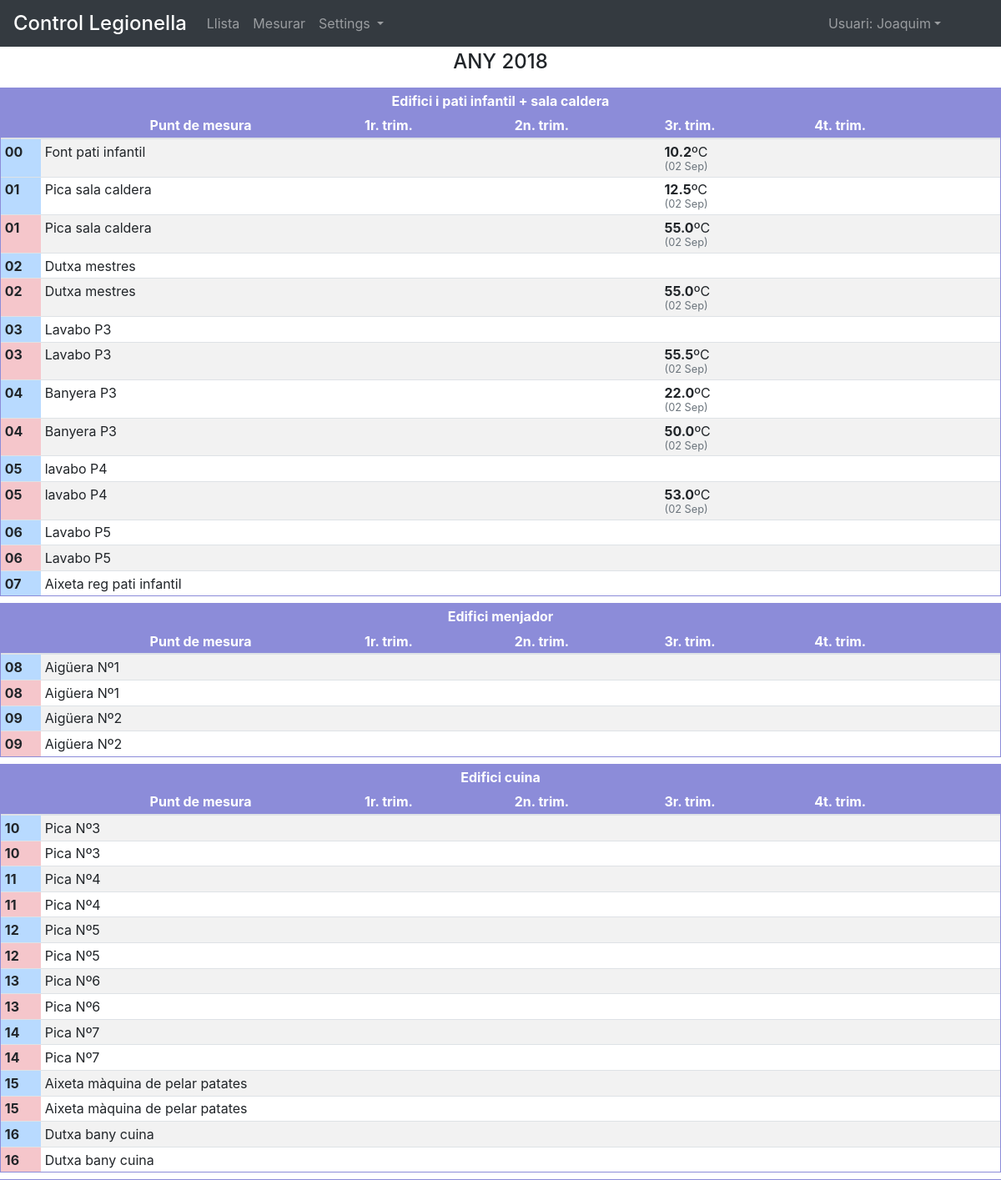
The app's page / (signed in, upper part) with its own data.
### control/models.py (models this page shows, shortened)
class Area(models.Model):
	area				= models.CharField(max_length=50, null=False, unique=True, error_messages={'unique':"Ja existeix!"})
	weight 				= models.IntegerField(null=True, unique=False)
	class Meta:
		verbose_name 		= 'Area'
		verbose_name_plural = 'Areas'
		ordering 			= ['weight','id']
	def __str__(self): return str(self.area)

class Measure_point(models.Model):
	area				= models.ForeignKey(Area, null=True,on_delete=models.SET_NULL)
	type_measure 		= models.ManyToManyField(Type_measure, blank=True)
	name 				= models.CharField(max_length=50, null=False, unique=False)
	number 				= models.IntegerField(null=False, unique=True)
	weight 				= models.IntegerField(null=True, unique=False)
	class Meta:
		ordering 			= ['weight']
		verbose_name 		= 'Punt de mesura'
		verbose_name_plural = 'Punts de mesura'

class Type_measure(models.Model):
	type_measure		= models.CharField(max_length=50, null=True, unique=False)
	class Meta:
		verbose_name 		= 'Tipus de mesura'
		verbose_name_plural = 'Tipus de mesures'

class Measure(models.Model):
	temperature			= models.DecimalField(max_digits=4, decimal_places=2)
	measure_point		= models.ForeignKey(Measure_point, blank=False, null=False,on_delete=models.CASCADE)
	type_measure 		= models.ForeignKey(Type_measure, blank=False, null=False,on_delete=models.PROTECT)
	date_created		= models.DateTimeField(auto_now=False, auto_now_add=True, null=True)
	date_modified		= models.DateTimeField(auto_now=True, auto_now_add=False, null=True)
	user_created		= models.ForeignKey(User, blank=True, null=True, on_delete=models.SET_NULL)
	status_OK 			= models.BooleanField()
	quarter 			= models.IntegerField(null=False, unique=False)
	class Meta:
		verbose_name		 	= 'Mesure'
		verbose_name_plural 	= 'Mesures'

### control/views.py (the view)
# urls.py: url(r'^$', home_view, name='home')
@login_required()
def home_view(request):
	year 					= datetime.now().year
	measure_query 			= Measure.objects.filter(date_created__year=year)
	measure_point_query 	= Measure_point.objects.all()
	area_all 				= measure_query.values_list('measure_point__area', flat=True).distinct()
	area_all 				= Area.objects.filter(id__in=area_all)
	context 				= {	'measure_query':measure_query,
								'measure_point_query':measure_point_query,
								'range': range(1,5),
								'year':year,
								'area_all':Area.objects.all()
							}
	return render(request, 'control/list.html', context)

### control/templatetags/measures_in_point.py (called while the page is built)
@register.simple_tag
def measures_in_point(measures_qs, measure_point, type_measure, quarter):
    return measures_qs.filter(measure_point=measure_point, type_measure=type_measure, quarter=quarter)

### templates/control/list.html (shortened to what this page needs)
{% extends "control/base.html" %}
{% block content %}
{% load static %}
{% load measures_in_point %}
<div class="row ">
	<div class="col text-center">
		<h4>ANY {{year}}</h4>
	</div>
</div>
{% for a in area_all %}
	{% if a.measure_point_set.all %}
	<div class="row ">
		<div class="table-responsive">
			<div class=" mt-2" style="border-style:solid; border-width:1px; border-color:#8c8cd9;overflow: auto">
				<table class="table table-striped table-sm mb-0">
					<thead >
						<tr class="table_head">
							<th colspan="7" class="text-center border-bottom-0 border-top-0">{{a}}</th>
						</tr>
						<tr class="table_head" >
							<th class="border-top-0" width="4%"></th>
							<th class="border-top-0 text-center nowrap" width="32%" >Punt de mesura </th>
							<th class="border-top-0 nowrap" width="15%">1r. trim.</th>
							<th class="border-top-0 nowrap" width="15%">2n. trim.</th>
							<th class="border-top-0 nowrap" width="15%">3r. trim.</th>
							<th class="border-top-0 nowrap" width="15%">4t. trim.</th>
							<th class="border-top-0 nowrap" width="4%"></th>
						</tr>
					</thead>
					<tbody>
		{% for j in a.measure_point_set.all %}
			{% for t in j.type_measure.all %}
						<tr class="point_row">
							<td class = "font-weight-bold {% if t.type_measure == 'freda' %}table-primary{% elif t.type_measure == 'calenta' %}table-danger"{% else %}table-secondary"{% endif %}" >{{j.number|stringformat:"02d"}}</td>
							<td >{{j.name}}</td>
					{% for q in range %}
						{% measures_in_point measure_query j t q as measure %}
							<td class="quarter" data-expand="{% if measure.count > 1 %}expand{% endif %}">
							{% if measure %}
								<div>
									<span class="font-weight-bold">{{measure.last.temperature|stringformat:"04.1f"}}</span>ºC<span class="small text-muted"><br>({{measure.last.date_created|date:"d M"}})</span>
								</div>
							{% endif %}
							</td>
					{% endfor %}
							<td>
							</td>
						</tr>
			{% endfor %}
		{% endfor %}
					</tbody>
				</table>
			</div>
		</div>
	</div>
	{% endif %}
{% endfor %}
{% endblock %}

### templates/control/base.html (shortened to what this page needs)
{% load static %}
<!DOCTYPE=html>
<html lang="eng">
<head>
{% include 'snippets/css.html' %}
<link rel="stylesheet" href="{% static 'control/css/control.css' %}">
</head>
<body>
	<nav class="navbar sticky-top navbar-expand-md navbar-dark bg-dark mb-1">
	<div class="navbar-brand pb-0 pt-0">
		<span class="h4">Control Legionella </span>
	</div>
	<div class="collapse navbar-collapse" id="navbarNavAltMarkup">
	    <div class="navbar-nav">
	    	<a class="nav-item nav-link"  href="{% url 'home' %}">Llista</a>
	    	<a class="nav-item nav-link"  href="{% url 'select_point' %}">Mesurar</a>
	    	<span class="nav-item dropdown">
	    		<a class="nav-link dropdown-toggle mr-2" href="#" id="navbarDropdownMenuLink" data-toggle="dropdown" aria-haspopup="true" aria-expanded="false">Settings </a>
			</span>
	    </div>
	    <div class="navbar-nav ml-auto">
	    	{% if request.user.username %}
	    	<span class="nav-item dropdown">
				<a class="nav-link dropdown-toggle mr-5" href="#" id="navbarDropdownMenuLink" data-toggle="dropdown" aria-haspopup="true" aria-expanded="false">Usuari: {{request.user.first_name}}</a>
			</span>
				{% else %}
				<a class="nav-item nav-link " href="{% url 'login' %}?next={{request.path}}">login </a>
				{% endif %}
	    </div>
	</div>
</nav>
	<div class="container-fluid">
		{% block content %}
		{% endblock content %}
	</div>
</body>
</html>

### control/static/control/css/control.css (style rules this page uses)
.table_head { background: #8c8cd9; color: white; }
.nowrap { white-space: nowrap; }

### records on screen
Area: area "Edifici i pati infantil + sala caldera"
Measure_point: number "00", name "Font pati infantil"
Measure: last.temperature "10.2", last.date_created "02 Sep"
Measure_point: number "01", name "Pica sala caldera"
Measure: last.temperature "12.5", last.date_created "02 Sep"
Measure: last.temperature "55.0", last.date_created "02 Sep"
Measure_point: number "02", name "Dutxa mestres"
Measure: last.temperature "55.0", last.date_created "02 Sep"
Measure_point: number "03", name "Lavabo P3"
Measure: last.temperature "55.5", last.date_created "02 Sep"
Measure_point: number "04", name "Banyera P3"
Measure: last.temperature "22.0", last.date_created "02 Sep"
Measure: last.temperature "50.0", last.date_created "02 Sep"
Measure_point: number "05", name "lavabo P4"
Measure: last.temperature "53.0", last.date_created "02 Sep"
Measure_point: number "06", name "Lavabo P5"
Measure_point: number "07", name "Aixeta reg pati infantil"
Area: area "Edifici menjador"
Measure_point: number "08", name "Aigüera Nº1"
Measure_point: number "09", name "Aigüera Nº2"
Area: area "Edifici cuina"
Measure_point: number "10", name "Pica Nº3"
Measure_point: number "11", name "Pica Nº4"
Measure_point: number "12", name "Pica Nº5"
Measure_point: number "13", name "Pica Nº6"
Measure_point: number "14", name "Pica Nº7"
Measure_point: number "15", name "Aixeta màquina de pelar patates"
Measure_point: number "16", name "Dutxa bany cuina"

### other values on screen
{{ request.user.first_name }} "Joaquim"
